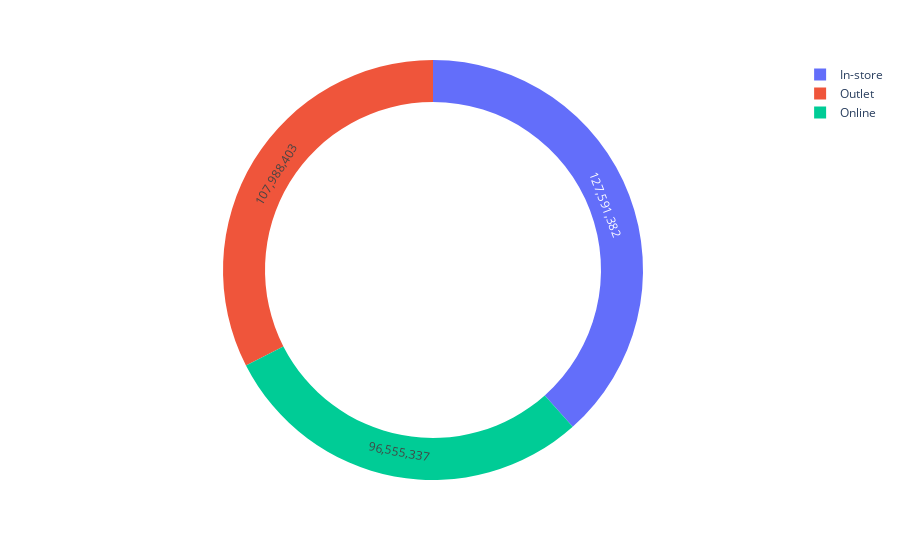

Here is the notebook cell this chart was saved with:
### Code cell
fig = px.pie(df, values='Operating Profit', names='Sales Method', hole=0.8)
fig.update_traces(hoverinfo='label+percent', textinfo='value')
fig.show()

### Figure 1 — Plotly figure (JSON) as saved in the notebook; plotly's stock layout.template omitted (floating-point values rounded to 4 significant figures)
{"data": [{"domain": {"x": [0, 1], "y": [0, 1]}, "hole": 0.8, "hoverinfo": "label+percent", "hovertemplate": "Sales Method=%{label}<br>Operating Profit=%{value}<extra></extra>", "labels": ["In-store", "Outlet", "Online"], "legendgroup": "", "name": "", "showlegend": true, "textinfo": "value", "type": "pie", "values": [127591382, 107988403, 96555337]}], "layout": {"legend": {"tracegroupgap": 0}, "margin": {"t": 60}}}
